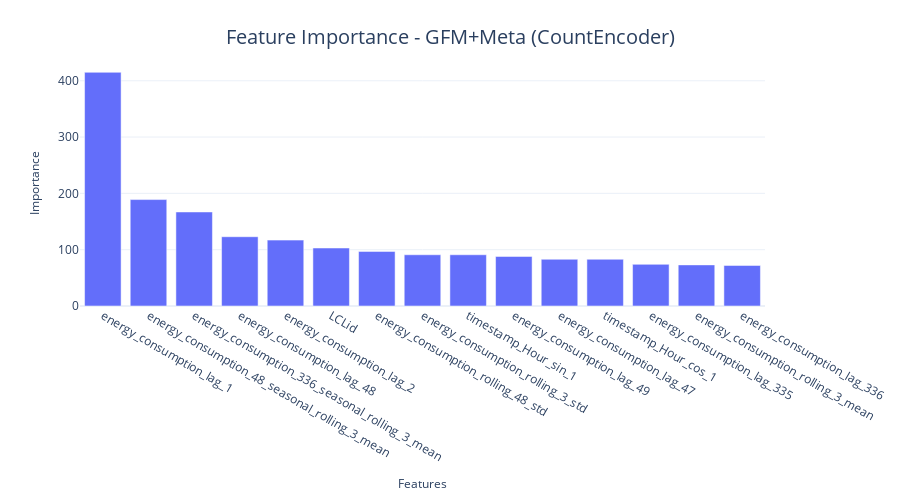

Notebook code cell kept with this figure:
### Code cell
fig = px.bar(feat_df.head(15), x="feature", y="importance")
format_plot(fig, xlabel="Features", ylabel="Importance", title=f"Feature Importance - {model_config.name}", font_size=12)
fig.write_image("imgs/chapter_10/baseline_w_meta_cnt_encoder_fimp.png")
fig.show()

### Figure 1 — Plotly figure (JSON) as saved in the notebook; plotly's stock layout.template omitted (floating-point values rounded to 4 significant figures)
{"data": [{"alignmentgroup": "True", "hovertemplate": "feature=%{x}<br>importance=%{y}<extra></extra>", "legendgroup": "", "marker": {"color": "#636efa", "pattern": {"shape": ""}}, "name": "", "offsetgroup": "", "orientation": "v", "showlegend": false, "textposition": "auto", "type": "bar", "x": ["energy_consumption_lag_1", "energy_consumption_48_seasonal_rolling_3_mean", "energy_consumption_336_seasonal_rolling_3_mean", "energy_consumption_lag_48", "energy_consumption_lag_2", "LCLid", "energy_consumption_rolling_48_std", "energy_consumption_rolling_3_std", "timestamp_Hour_sin_1", "energy_consumption_lag_49", "energy_consumption_lag_47", "timestamp_Hour_cos_1", "energy_consumption_lag_335", "energy_consumption_rolling_3_mean", "energy_consumption_lag_336"], "xaxis": "x", "y": [415, 189, 167, 123, 117, 103, 97, 91, 91, 88, 83, 83, 74, 73, 72], "yaxis": "y"}], "layout": {"autosize": false, "barmode": "relative", "height": 500, "legend": {"font": {"size": 12}, "orientation": "h", "title": {}, "tracegroupgap": 0, "x": 1, "xanchor": "right", "y": 0.9, "yanchor": "bottom"}, "margin": {"t": 60}, "title": {"font": {"size": 20}, "text": "Feature Importance - GFM+Meta (CountEncoder)", "x": 0.5, "xanchor": "center", "yanchor": "top"}, "width": 900, "xaxis": {"anchor": "y", "domain": [0, 1], "tickfont": {"size": 12}, "title": {"font": {"size": 12}, "text": "Features"}}, "yaxis": {"anchor": "x", "domain": [0, 1], "tickfont": {"size": 12}, "title": {"font": {"size": 12}, "text": "Importance"}}}}
